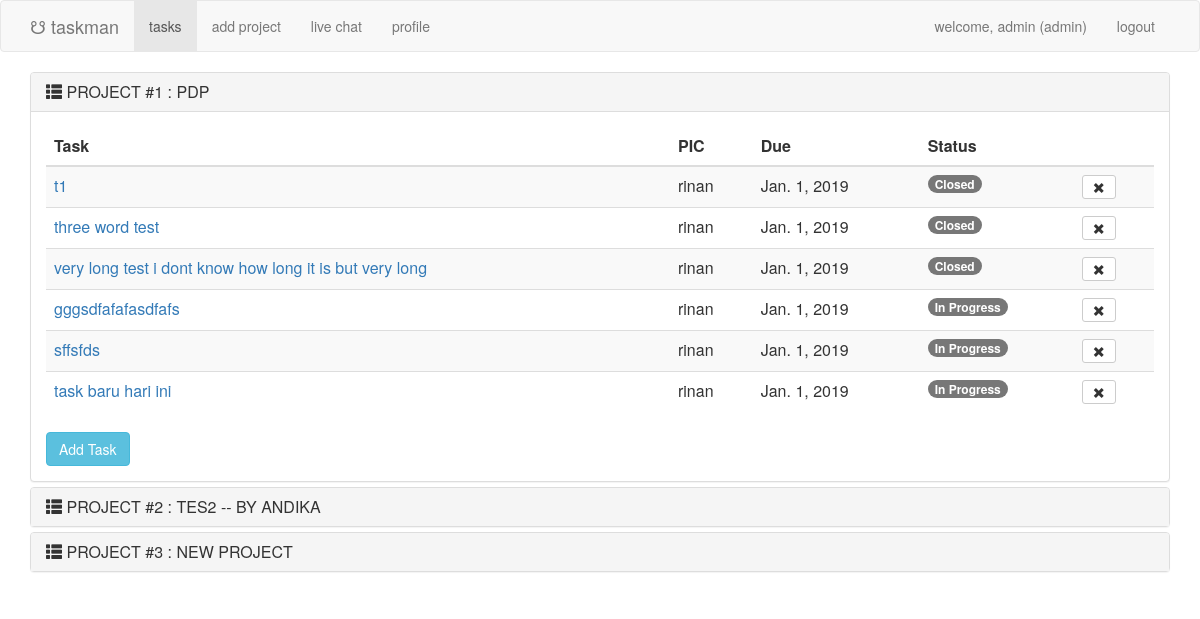
Page / (signed in) on the earlier database version.
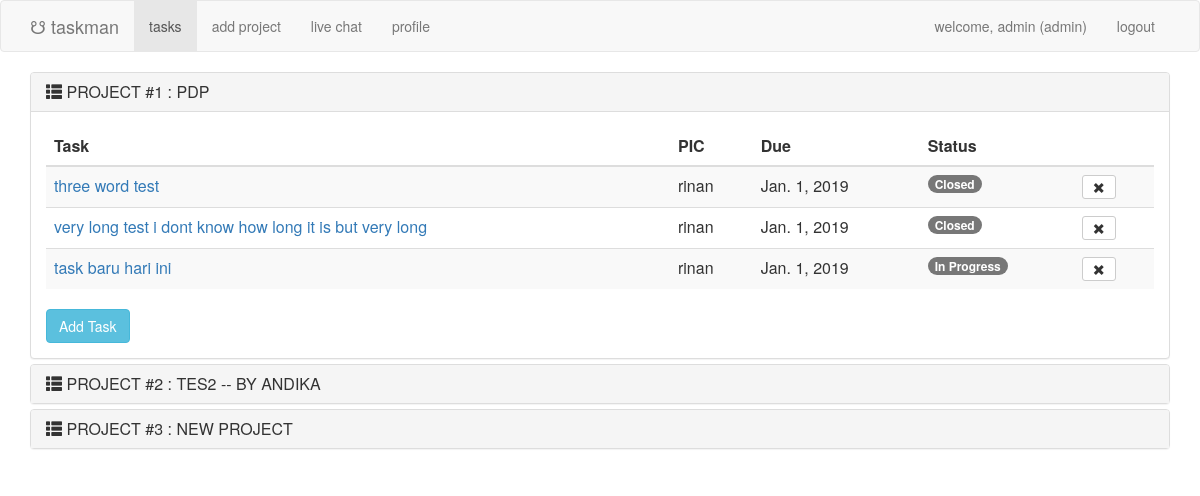
Same page on the later database version.
### taskapp/models.py (models this page shows, shortened)
class Project(models.Model):
    name = models.CharField(max_length=256)
    members = models.ManyToManyField(Staff)
    history = HistoricalRecords()

class Task(models.Model):
    name = models.CharField(max_length=256, default='')
    description = models.CharField(max_length=1024, default='')
    start_date = models.DateField('Start date')
    due_date = models.DateField('Due date')
    project = models.ForeignKey(Project, on_delete=models.CASCADE, related_name='project')
    staff_pic = models.ForeignKey(Staff, on_delete=models.CASCADE, related_name='staff_pic')
    deliverable = models.FileField('Deliverable', blank=True, null=True, upload_to='deliverable/')
    status = models.CharField(max_length=20, choices=[(tag, tag.value) for tag in TaskStatus])
    history = HistoricalRecords()
    def get_status(self):
        if self.status == "TaskStatus.CLOSED":
            return "Closed"
        elif self.status == "TaskStatus.IN_PROGRESS":
            return "In Progress"
        elif self.status == "TaskStatus.COMPLETED":
            return "Completed"
        elif self.status == "TaskStatus.TERMINATED":
            return "Terminated"
        else:
            return ""

class Staff(models.Model):
    user = models.OneToOneField(User, on_delete=models.CASCADE)
    address = models.CharField(max_length=1000)
    start_date = models.DateField('Start date')
    competency = models.CharField(max_length=256)

### taskapp/views.py (the view)
# urls.py: path('', views.index, name='index'),
@login_required(login_url='/login/')
def index(request):
    if request.user.is_superuser:
        headings = Project.objects.all()
    else:
        headings = Project.objects.filter(members__in=[request.user.staff])
    data = {cat: Task.objects.filter(project=cat.pk) for cat in headings}
    columns = [data[heading] for heading in headings]
    columns = list(map(lambda x: list(x), columns))
    if columns:
        max_len = len(max(columns, key=len))
        for col in columns:
            col += [None, ] * (max_len - len(col))
        rows = [[col[i] for col in columns] for i in range(max_len)]
    else:
        rows = None
    try:
        tasks_overdue = Task.objects.filter(project__members__in=[request.user.staff], due_date__lt=date.today())
    except ObjectDoesNotExist:
        tasks_overdue = []
    return render(request, 'tasks/bootstrap-index.html', context={
        'headings': headings,
        'rows': rows,
        'tasks_overdue': tasks_overdue
    })

### taskapp/templates/tasks/bootstrap-index.html
{% extends 'tasks/bootstrap.html' %}
{% block content %}
    <div class="panel-group" id="accordion">
    {% if headings %}
        {% for category in headings %}
            <div class="panel panel-default">
                <div class="panel-heading">
                    <h4 class="panel-title">
                        <a class="accordion-toggle" data-toggle="collapse" data-parent="#accordion" href="#project{{ category.id }}">
                        <span class="glyphicon glyphicon-th-list"></span> PROJECT #{{ forloop.counter }} : {{ category.name | upper }}
                        </a>
                    </h4>
                </div>
                <div id="project{{ category.id }}" class="panel-collapse collapse {% if forloop.first %}in{% endif %}">
                    <div class="panel-body">
                        <table class="table table-striped">
                            <thead>
                                <tr>
                                    <th>Task</th>
                                    <th>PIC</th>
                                    <th>Due</th>
                                    <th>Status</th>
                                    <th></th>
                                </tr>
                            </thead>
                            <tbody>
                            {% for row in rows %}
                                {% for task in row %}
                                    {% if task.project.id == category.id %}
                                        <tr>
                                            <td><a href="{% url 'tasks:task_edit' task.id %}">{{ task.name }}</a></td>
                                            <td>{{ task.staff_pic.user.username }}</td>
                                            <td>{{ task.due_date }}</td>
                                            <td><span class="badge">{{ task.get_status }}</span></td>
                                            <td>
                                                <a href="{% url 'tasks:task_delete' task.id %}" class="btn btn-default btn-sm" onclick="return confirm('Are you sure?')">
                                                    <span class="glyphicon glyphicon-remove"></span>
                                                </a>
                                            </td>
                                        </tr>
                                    {% endif %}
                                {% endfor %}
                            {% endfor %}
                            </tbody>
                        </table>
                    <a href="{% url 'tasks:add_task' category.pk %}" class="btn btn-info" role="button">Add Task</a>
                    </div>
                </div>
            </div>
        {% endfor %}
    {% else %}
        No task assigned
    {% endif %}
	</div>
{% endblock %}

### taskapp/templates/tasks/bootstrap.html (shortened to what this page needs)
<link rel="stylesheet" href="https://maxcdn.bootstrapcdn.com/bootstrap/3.3.4/css/bootstrap.min.css">
<nav class="navbar navbar-default">
	<div class="container">
		<div class="navbar-header">
			<a class="navbar-brand" href="{% url 'tasks:index' %}">&#9739; taskman</a>
		</div>
		<div id="navbar" class="navbar-collapse collapse">
			<ul class="nav navbar-nav">
                {% if user.is_authenticated %}
				    <li class="{% if request.resolver_match.url_name == "index" %}active{% endif %}"><a href="{% url 'tasks:index' %}">tasks</a></li>
                    <li class="{% if request.resolver_match.url_name == "add_project" %}active{% endif %}"><a href="{% url 'tasks:add_project' %}">add project</a></li>
				    <li class="{% if request.resolver_match.url_name == "twilio" %}active{% endif %}"><a href="{% url 'chats:twilio' %}">live chat</a></li>
                    <li class="{% if request.resolver_match.url_name == "edit_profile" %}active{% endif %}"><a href="{% url 'tasks:edit_profile' %}">profile</a></li>
                {% endif %}
			</ul>
            {% if user.is_authenticated %}
			<ul class="nav navbar-nav navbar-right">
				<li><a href="#">welcome, {{ user.username }} {% if request.user.is_superuser %}(admin){% else %}(staff){% endif %}</a></li>
				<li><a href="{% url 'tasks:logout' %}">logout</a></li>
			</ul>
            {% endif %}
		</div>
	</div>
</nav>
<div class="container">
	{% block content %}
    {% endblock %}
</div>

Differences in the rows shown:
removed Task: name "t1", staff_pic.user.username "rinan", due_date "Jan. 1, 2019", get_status "Closed"
removed Task: name "gggsdfafafasdfafs", staff_pic.user.username "rinan", due_date "Jan. 1, 2019", get_status "In Progress"
removed Task: name "sffsfds", staff_pic.user.username "rinan", due_date "Jan. 1, 2019", get_status "In Progress"
